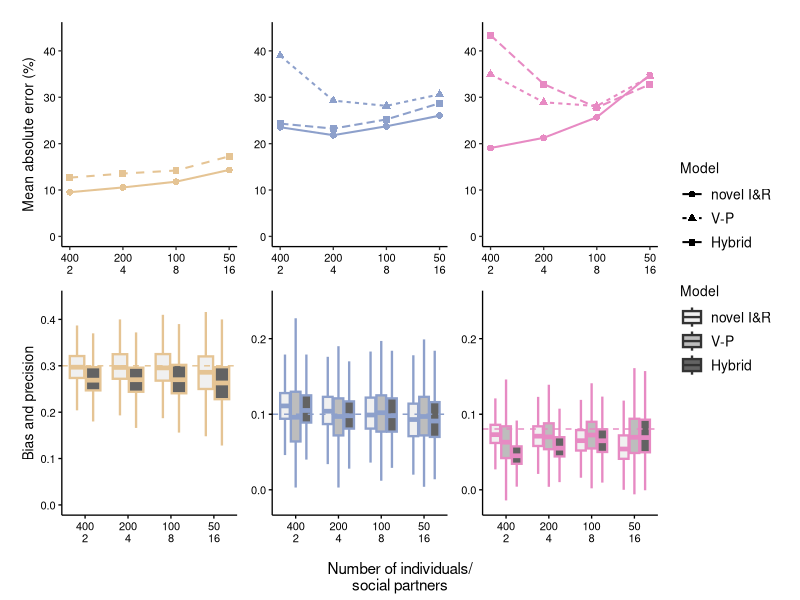

Write the R code that produced this figure.
library(dplyr)
library(stringr)
library(patchwork)
library(ggplot2)
library(RColorBrewer)
library(forcats)

setwd("~/Social-impact-and-responsiveness/Model_comparison")

df1_800_400_2_1x  <-read.csv("res_800_400_2_1x_M1.csv")
df1_800_200_4_1x  <-read.csv("res_800_200_4_1x_M1.csv")
df1_800_100_8_1x  <-read.csv("res_800_100_8_1x_M1.csv")
df1_800_50_16_1x  <-read.csv("res_800_50_16_1x_M1.csv")

df2_800_400_2_1x  <-read.csv("res_800_400_2_1x_M2.csv")
df2_800_200_4_1x  <-read.csv("res_800_200_4_1x_M2.csv")
df2_800_100_8_1x  <-read.csv("res_800_100_8_1x_M2.csv")
df2_800_50_16_1x  <-read.csv("res_800_50_16_1x_M2.csv")

df3_800_400_2_1x  <-read.csv("res_800_400_2_1x_M3.csv")
df3_800_200_4_1x  <-read.csv("res_800_200_4_1x_M3.csv")
df3_800_100_8_1x  <-read.csv("res_800_100_8_1x_M3.csv")
df3_800_50_16_1x  <-read.csv("res_800_50_16_1x_M3.csv")


df <- gdata::combine(
  df1_800_400_2_1x, 
  df1_800_200_4_1x, 
  df1_800_100_8_1x,
  df1_800_50_16_1x,
  
  df2_800_400_2_1x, 
  df2_800_200_4_1x, 
  df2_800_100_8_1x,
  df2_800_50_16_1x,
  
  df3_800_400_2_1x, 
  df3_800_200_4_1x, 
  df3_800_100_8_1x,
  df3_800_50_16_1x
  )

# Means
Mpsi     = 0.3    # interaction coefficient psi

# Variances
Valpha   = 0.2    # variance direct effect (mean behaviour)
Vepsilon = 0.01   # variance social partner effect (residual impact)
Vx       = 1      # variance social partner phenotype (impact covariate)

# Correlations between variance components
r_alpha_epsilon  =  0       # part of Cov int-phi
r_alpha_x        =  0.6     # part of Cov int-phi 

Vphi <- Mpsi^2 * Vx + Vepsilon
Cov_alpha.phi <- r_alpha_epsilon*(sqrt(Valpha*Vepsilon))+ Mpsi*r_alpha_x*(sqrt(Valpha*Vx))


df$RBias <- NA
df$RBias <- ifelse(df$Parameter=="psi", (df$V3-Mpsi)/Mpsi, df$RBias)
df$RBias <- ifelse(df$Parameter=="Sigma2_phi", ((df$V3-Vphi)/Vphi),df$RBias)
df$RBias <- ifelse(df$Parameter=="cov_int_phi", ((df$V3-Cov_alpha.phi)/Cov_alpha.phi),df$RBias)

df <- rename(df, Q=source)
df$Q <- gsub('df','',df$Q)
df$Q <- as.factor(df$Q)
df[c('Model','N','ind','n_per_ind','repeats')] <- str_split_fixed(df$Q, '_', 5)
df <- df %>%  mutate(ind = fct_relevel(ind, "400","200","100","50"))

## MAE Graph----
df1 <- filter(df, Model!=4, Model!=5)
df1<-na.omit(df1)
summary <- df1 %>% group_by(Model,N,ind,n_per_ind,repeats,Parameter) %>%
  summarise(MAE = mean(abs(RBias)))

summary1 <- filter(summary, Parameter == "psi")
summary2 <- filter(summary, Parameter == "Sigma2_phi" )
summary3 <- filter(summary, Parameter == "cov_int_phi")

summary1$ind <- as.numeric(as.factor(summary1$ind))

p1<-ggplot(summary1,(aes(x=ind, y=MAE*100, col=Parameter, group=Model))) +
  geom_point(aes(shape=Model), size=2)+
  geom_line(aes(y=MAE*100,linetype=Model), size=0.7) +
  scale_x_continuous(name="Number of individuals/\nsocial partners", breaks=(1:4),labels=c("400\n2","200\n4","100\n8","50\n16"))+
  scale_y_continuous(name="Mean absolute error (%)", breaks = c(0,10,20,30,40), limits= c(0,44)) +
  scale_colour_manual(values=c("#E5C494"), labels=c("\U1D713")) +
  scale_shape_manual(values=c(16,15))+
  scale_linetype_manual(values=c(1,2))+
  theme_bw(base_size=10) +
  theme(panel.grid.major = element_blank(),
        panel.grid.minor = element_blank(),
        panel.border = element_blank(),
        axis.line = element_line(),
        axis.ticks = element_line(),         
        axis.text = element_text(color="black"),
        axis.title.x=element_blank(),
        legend.position = "none",
        legend.text=element_text(size=14),
        legend.title = element_text())

summary2$ind <- as.numeric(as.factor(summary2$ind))

p2<-ggplot(summary2,(aes(x=ind, y=MAE*100, col=Parameter, group=Model))) +
  geom_point(aes(shape=Model), size=2)+
  geom_line(aes(y=MAE*100,linetype=Model), size=0.7) +
  scale_x_continuous(name="Number of individuals/\nsocial partners", breaks=(1:4),labels=c("400\n2","200\n4","100\n8","50\n16"))+
  scale_y_continuous(name="Mean absolute error (%)", breaks = c(0,10,20,30,40), limits= c(0,44)) +
  scale_colour_manual(values=c("#8DA0CB"), labels=c("\U1D449\U1D719"),
                      guide="none") +
  scale_shape_discrete(labels=c("novel I&R", "V-P", "Hybrid"))+
  scale_linetype_discrete(labels=c("novel I&R", "V-P", "Hybrid"))+
  theme_bw(base_size=10) +
  theme(panel.grid.major = element_blank(),
        panel.grid.minor = element_blank(),
        panel.border = element_blank(),
        axis.line = element_line(),
        axis.ticks = element_line(),         
        axis.text = element_text(color="black"),
        axis.title.y=element_blank(),
        axis.title.x=element_blank(),
        legend.position = "right",
        legend.text=element_text(size=10),
        legend.title = element_text())

summary3$ind <- as.numeric(as.factor(summary3$ind))

p3<-ggplot(summary3,(aes(x=ind, y=MAE*100, col=Parameter, group=Model))) +
  geom_point(aes(shape=Model), size=2)+
  geom_line(aes(y=MAE*100,linetype=Model), size=0.7) +
  scale_x_continuous(name="Number of individuals/\nsocial partners", breaks=(1:4),labels=c("400\n2","200\n4","100\n8","50\n16"))+
  scale_y_continuous(name="Mean absolute error (%)", breaks = c(0,10,20,30,40), limits= c(0,44)) +
  scale_colour_manual(values=c("#E78AC3"), labels=c("\U1D436\U1D45C\U1D463\U2768\U1D6FC\U002C\U1D719\U2769")) +
  theme_bw(base_size=10) +
  theme(panel.grid.major = element_blank(),
        panel.grid.minor = element_blank(),
        panel.border = element_blank(),
        axis.line = element_line(),
        axis.ticks = element_line(),         
        axis.text = element_text(color="black"),
        axis.title.y=element_blank(),
        axis.title.x=element_blank(),
        legend.position = "none",
        legend.text=element_text(size=14),
        legend.title = element_text())


## Boxplots ----
df1 <- filter(df, Parameter=="psi")
df1$ind <- as.numeric(as.factor(df1$ind))

plot1<-ggplot(df1,aes(x = ind, y = V3, fill=Model,col= Parameter, group=interaction(Model,ind,Parameter))) + 
  geom_boxplot(size=0.8, outlier.shape = NA) +
  scale_x_continuous(name="Number of individuals/\nsocial partners", breaks=c(1:4),labels=c("400\n2","200\n4","100\n8","50\n16"))+
  scale_y_continuous(name="Bias and precision", breaks = c(0,0.1,0.2,0.3,0.4), limits= c(0,0.44)) +
  geom_hline(aes(yintercept = Mpsi), linetype = 'dashed', col = "#E5C494") +
  scale_colour_manual(values="#E5C494", labels=c("\U1D713"),
                      guide="none") +
  scale_fill_manual(values= c("#F0F0F0","#636363"), guide="none") +
  theme_bw(base_size = 10) +
  theme(
    panel.grid.major = element_blank(),
    panel.grid.minor = element_blank(),
    panel.border = element_blank(),
    axis.line = element_line(),
    axis.ticks = element_line(color="black"),
    axis.text = element_text(color="black"),
    axis.title.x=element_blank(),
    legend.position = "none",
    legend.text=element_text(size=14),
    legend.title = element_text())

df2 <- filter(df, Parameter == "Sigma2_phi")
df2$ind <- as.numeric(as.factor(df2$ind))

plot2<-ggplot(df2,aes(x = ind, y = V3, fill=Model,col= Parameter, group=interaction(Model,ind,Parameter))) + 
  geom_boxplot(size=0.8, outlier.shape = NA) +
  scale_x_continuous(name="Number of individuals/\nsocial partners", breaks=c(1:4),labels=c("400\n2","200\n4","100\n8","50\n16"))+
  scale_y_continuous(name="Bias and precision", breaks = c(0,0.1,0.2), limits= c(-0.02,0.25)) +
  geom_hline(aes(yintercept = Vphi), linetype = 'dashed', col = "#8da0cb") +
  scale_colour_manual(values=c("#8DA0CB"), labels=c("\U1D449\U1D719")) +
  scale_fill_brewer(palette = "Greys") +
  theme_bw(base_size = 10) +
  theme(
    panel.grid.major = element_blank(),
    panel.grid.minor = element_blank(),
    panel.border = element_blank(),
    axis.line = element_line(),
    axis.ticks = element_line(color="black"),
    axis.text = element_text(color="black"),
    axis.title.x=element_blank(),
    axis.title.y=element_blank(),
    legend.position = "none",
    legend.text=element_text(size=14),
    legend.title = element_text())

df3 <- filter(df, Parameter == "cov_int_phi")
df3$ind <- as.numeric(as.factor(df3$ind))

plot3<-ggplot(df3,aes(x = ind, y = V3, col= Parameter,fill=Model, group=interaction(Model,ind,Parameter))) + 
  geom_boxplot(size=0.8, outlier.shape = NA) +
  scale_x_continuous(name="Number of individuals/\nsocial partners", breaks=c(1:4),labels=c("400\n2","200\n4","100\n8","50\n16"))+
  scale_y_continuous(name="Bias and precision", breaks = c(0,0.1,0.2), limits= c(-0.02,0.25)) +
  geom_hline(aes(yintercept = Cov_alpha.phi),
             linetype = 'dashed', col =  "#E78AC3") +
  labs(y = "Bias and precision", x = "Sample size") +
  scale_colour_manual(values=c("#E78AC3"), labels=
                      c("\U1D436\U1D45C\U1D463\U2768\U1D6FC\U002C\U1D719\U2769"),
                      guide="none") +
  scale_fill_brewer(palette = "Greys", labels=c("novel I&R","V-P", "Hybrid")) +
  theme_bw(base_size = 10)+
  theme(
    panel.grid.major = element_blank(),
    panel.grid.minor = element_blank(),
    panel.border = element_blank(),
    axis.line = element_line(),
    axis.ticks = element_line(color="black"),
    axis.text = element_text(color="black"),
    axis.title.x=element_blank(),
    axis.title.y=element_blank(),
    legend.position = "right",
    legend.text=element_text(size=10),
    legend.title = element_text())

## Create plot ----
patch1 <- (p1 + p2 + p3 + plot1 + plot2 + plot3) + plot_layout(guides = 'collect')
wrap_elements(panel = patch1) + 
  labs(tag = "Number of individuals/\nsocial partners") +
  theme(
    plot.tag = element_text(size = rel(1)),
    plot.tag.position = "bottom"
  ) 
